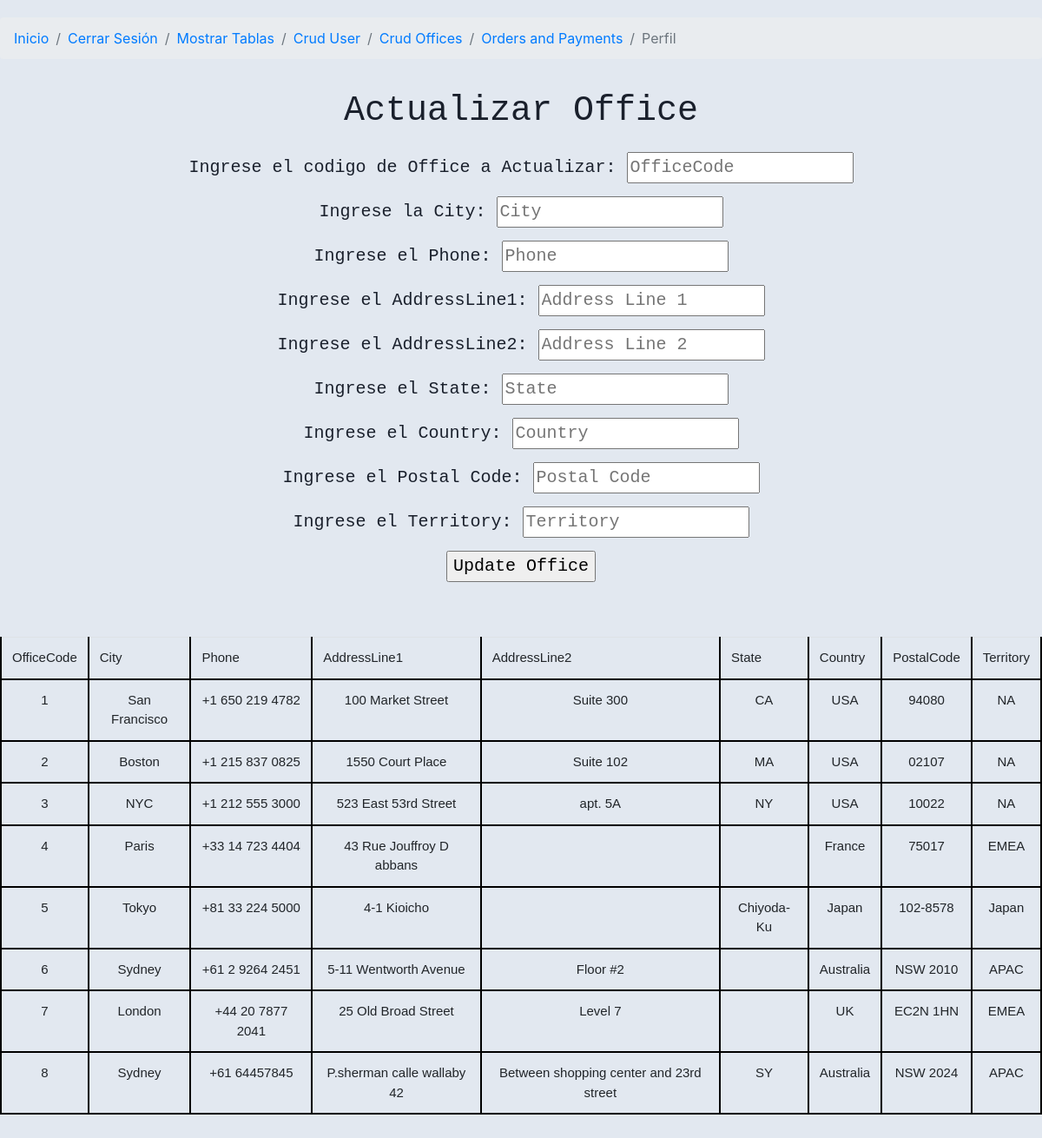
/crud_office/update_office.php (signed in), run on the app's committed database.
### tables this page shows
CREATE TABLE `offices` (
  `officeCode` int NOT NULL,
  `city` varchar(50) NOT NULL,
  `phone` varchar(50) NOT NULL,
  `addressLine1` varchar(50) NOT NULL,
  `addressLine2` varchar(50) DEFAULT NULL,
  `state` varchar(50) DEFAULT NULL,
  `country` varchar(50) NOT NULL,
  `postalCode` varchar(15) NOT NULL,
  `territory` varchar(10) NOT NULL
);

### crud_office/update_office.php (the view, shortened to what this page needs)
<!DOCTYPE html>
<html lang="en">
<head>
    <link rel="stylesheet" href="../css/crud_update_style.css">
    <link rel="stylesheet" href="https://maxcdn.bootstrapcdn.com/bootstrap/4.4.1/css/bootstrap.min.css">
    <link rel="stylesheet" href="assets/css/index_style.css">
</head>
<body>
    <?php
    require_once("../dbconn.php");
    ?>
    <nav aria-label="breadcrumb" class="main-breadcrumb">
        <ol class="breadcrumb">
            <li class="breadcrumb-item"><a href="../index.php">Inicio</a></li>
            <li class="breadcrumb-item"><a href="../logout.php">Cerrar Sesión</a></li>
            <li class="breadcrumb-item"><a href="../mostrar_tablas.php">Mostrar Tablas</a></li>
            <li class="breadcrumb-item"><a href="../crud_user.php">Crud User</a></li>
            <li class="breadcrumb-item"><a href="../crud_office.php">Crud Offices</a></li>
            <li class="breadcrumb-item"><a href="../order_payment.php">Orders and Payments</a></li>
            <li class="breadcrumb-item active" aria-current="page">Perfil</li>
        </ol>
    </nav>
    <h1>Actualizar Office</h1>
    <div class="form">
        <form action="" method="POST" class="text">
            <label>Ingrese el codigo de Office a Actualizar: </label>
            <input type="text" required class="space" name="codOffice" id="codOffice" placeholder="OfficeCode">
            <br>
            <label>Ingrese la City: </label>
            <input type="text" required class="space" name="city" id="city" placeholder="City">
            <br>
            <label>Ingrese el Phone: </label>
            <input type="text" required class="space" name="phone" id="phone" placeholder="Phone">
            <br>
            <label>Ingrese el AddressLine1: </label>
            <input type="text" required class="space" name="addressLine1" id="addressLine1"
                placeholder="Address Line 1">
            <br>
            <label>Ingrese el AddressLine2: </label>
            <input type="text" class="space" name="addressLine2" id="addressLine2" placeholder="Address Line 2">
            <br>
            <label>Ingrese el State: </label>
            <input type="text" class="space" name="state" id="state" placeholder="State">
            <br>
            <label>Ingrese el Country: </label>
            <input type="text" required class="space" name="country" id="country" placeholder="Country">
            <br>
            <label>Ingrese el Postal Code: </label>
            <input type="text" required class="space" name="postalCode" id="postalCode" placeholder="Postal Code">
            <br>
            <label>Ingrese el Territory: </label>
            <input type="text" required class="space" name="territory" id="territory" placeholder="Territory">
            <br>
            <input type="submit" value="Update Office">
        </form>
    </div>
    <br><br>
    <table class="table">
        <tr>
            <th>OfficeCode</th>
            <th>City</th>
            <th>Phone</th>
            <th>AddressLine1</th>
            <th>AddressLine2</th>
            <th>State</th>
            <th>Country</th>
            <th>PostalCode</th>
            <th>Territory</th>
        </tr>
        <?php
        function getOffice()
        {
            global $dbconn;
            $sql = "SELECT * FROM offices ";
            $result = $dbconn->query($sql);
            if ($result->rowCount() > 0) {
                while ($row = $result->fetch(PDO::FETCH_ASSOC)) {
                    echo "<tr>";
                    echo "<td>" . $row["officeCode"] . "</td>";
                    echo "<td>" . $row["city"] . "</td>";
                    echo "<td>" . $row["phone"] . "</td>";
                    echo "<td>" . $row["addressLine1"] . "</td>";
                    echo "<td>" . $row["addressLine2"] . "</td>";
                    echo "<td>" . $row["state"] . "</td>";
                    echo "<td>" . $row["country"] . "</td>";
                    echo "<td>" . $row["postalCode"] . "</td>";
                    echo "<td>" . $row["territory"] . "</td>";
                    echo "</tr>";
                }
            }
        }
        getOffice();
        ?>
    </table>
    <br>
</body>
</html>

### css/crud_update_style.css (style rules this page uses)
h1 { padding-top: 20px; text-align: center; font-family: monospace; font-size: 50px; }
.table { display: flex; justify-content: center; }
td, th { padding: 5px; text-align: center; gap: 0; border: 2px solid black; font-family: Arial, Helvetica, sans-serif; font-size: 15px; font-weight: lighter; }
.text { font-family: monospace; text-align: center; font-size: 20px; }
.form { padding: 15px; }
.space { margin-bottom: 15px; }

### assets/css/index_style.css (style rules this page uses)
body { margin-top: 20px; color: #1a202c; text-align: left; background-color: #e2e8f0; }

### data on the page
offices: officeCode "1", city "San Francisco", phone "+1 650 219 4782", addressLine1 "100 Market Street", addressLine2 "Suite 300", state "CA", country "USA", postalCode "94080", territory "NA"
offices: officeCode "2", city "Boston", phone "+1 215 837 0825", addressLine1 "1550 Court Place", addressLine2 "Suite 102", state "MA", country "USA", postalCode "02107", territory "NA"
offices: officeCode "3", city "NYC", phone "+1 212 555 3000", addressLine1 "523 East 53rd Street", addressLine2 "apt. 5A", state "NY", country "USA", postalCode "10022", territory "NA"
offices: officeCode "4", city "Paris", phone "+33 14 723 4404", addressLine1 "43 Rue Jouffroy D abbans", country "France", postalCode "75017", territory "EMEA"
offices: officeCode "5", city "Tokyo", phone "+81 33 224 5000", addressLine1 "4-1 Kioicho", state "Chiyoda-Ku", country "Japan", postalCode "102-8578", territory "Japan"
offices: officeCode "6", city "Sydney", phone "+61 2 9264 2451", addressLine1 "5-11 Wentworth Avenue", addressLine2 "Floor #2", country "Australia", postalCode "NSW 2010", territory "APAC"
offices: officeCode "7", city "London", phone "+44 20 7877 2041", addressLine1 "25 Old Broad Street", addressLine2 "Level 7", country "UK", postalCode "EC2N 1HN", territory "EMEA"
offices: officeCode "8", city "Sydney", phone "+61 64457845", addressLine1 "P.sherman calle wallaby 42", addressLine2 "Between shopping center and 23rd street", state "SY", country "Australia", postalCode "NSW 2024", territory "APAC"
